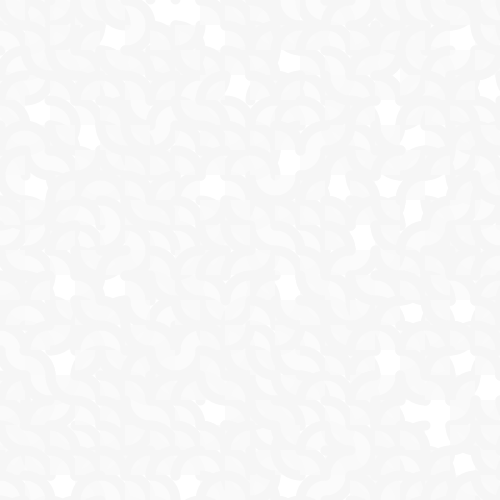
Frame 1 (no input)
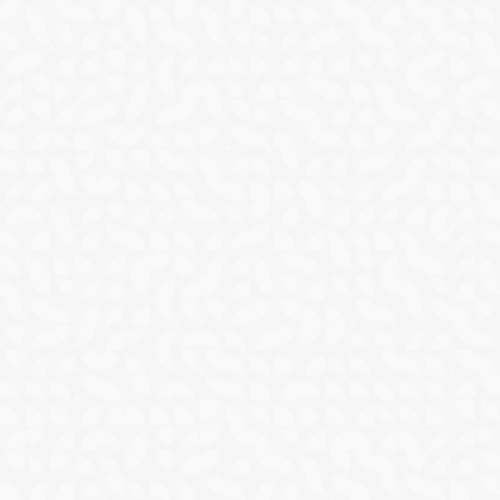
Frame 60 (the mouse pressed at the canvas centre just before this capture)
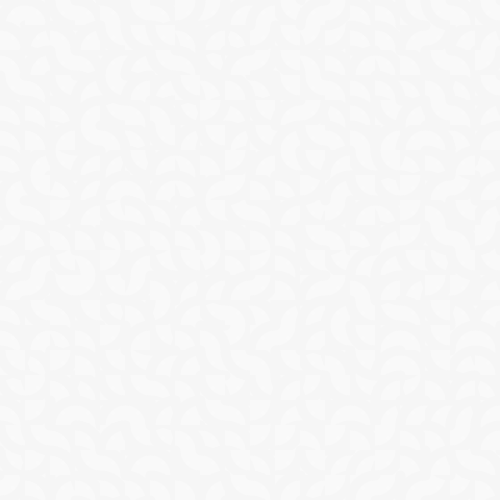
Frame 120 (the mouse held since frame 60 and released just before this capture)

The Processing sketch that drew these frames (run headless with seeded random() and noise(); from frame 60 on, the mouse is pressed at the canvas centre):

// Processing sketch: processing_31383
// ── processing_31383.pde

void setup (){
  size(500,500);
  background (255);
  fill(250,191);
  stroke(246);
  strokeWeight(10);
  
for(int i = 0; i <22; i++){  
      for(int j = 0; j < 22; j++){  
       pushMatrix();  
        translate(i*25, j*25);  
      int startX = 0;
  int startY = 0;
  int arcWidth = 50;
  int arcHeight = 50;
  float d = random(5);
        if (d <0.99){
        arc(startX,startY,arcWidth, arcHeight,0,PI/2);
        }
     else if (d > 1&& d<1.99){
        arc(startX,startY,arcWidth, arcHeight,PI/2,PI);
        }
        else if (d > 2&&d<2.99){
        arc(startX,startY,arcWidth, arcHeight,PI,PI+PI/2); 
       }
       else if (d>3&&d<5){
         arc(startX,startY,arcWidth, arcHeight,PI+PI/2,2*PI); 
        }
        smooth();
        popMatrix();  
     }  
 }  


}

void draw (){
  for(int i = 0; i <22; i++){  
      for(int j = 0; j < 22; j++){  
       pushMatrix();  
        translate(i*25, j*25);  
      int startX = 0;
  int startY = 0;
  int arcWidth = 50;
  int arcHeight = 50;
  float d = random(5);
        if (d <0.99){
        arc(startX,startY,arcWidth, arcHeight,0,PI/2);
        }
     else if (d > 1&& d<1.99){
        arc(startX,startY,arcWidth, arcHeight,PI/2,PI);
        }
        else if (d > 2&&d<2.99){
        arc(startX,startY,arcWidth, arcHeight,PI,PI+PI/2); 
       }
       else if (d>3&&d<5){
         arc(startX,startY,arcWidth, arcHeight,PI+PI/2,2*PI); 
        }
        smooth();
        popMatrix();  
     }  
 }  
        
      
        
       
  
}
